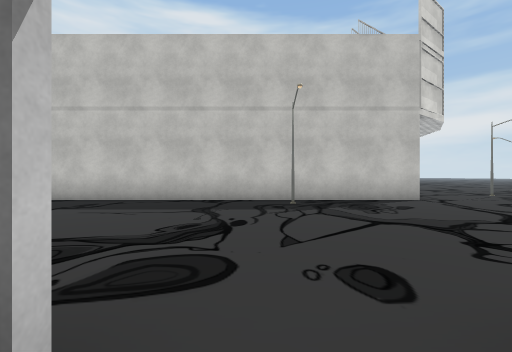
[1] (above)

24 first-person views from a walk through a scene from a Unity 3-D project. The camera is 1.2 m above the floor, looks level and sees 90° across. Doors are open. The floor is counted in squares, 2 m on a side. Each view is taken from the middle of a square. On the plan, view 1 faces up. The plan holds only what a view shows up to about 9 squares ahead; the rest is blank. The place goes on beyond the plan. The player character is not drawn. Some surface patterns are stand-ins.

[2]
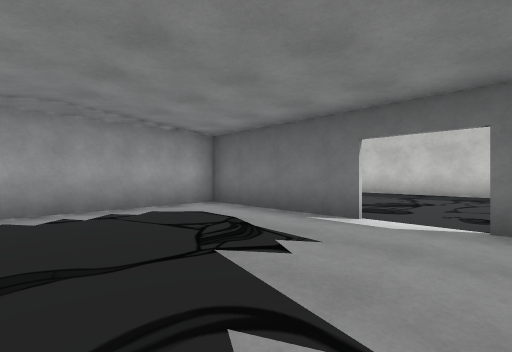

[3]
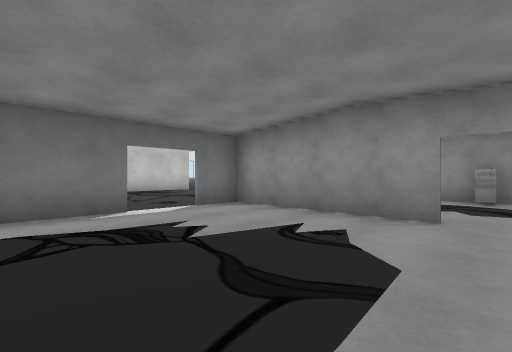

[4]
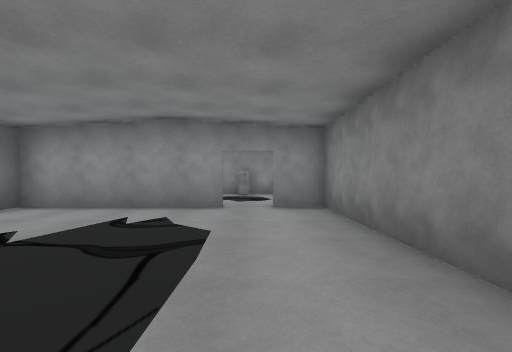

[5]
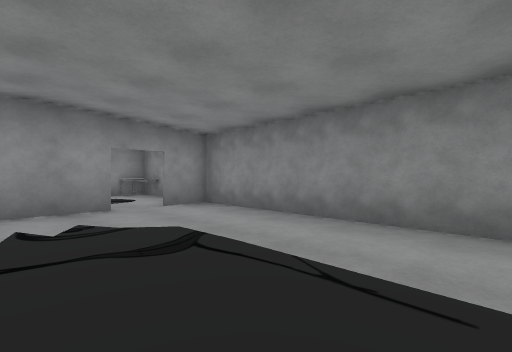

[6]
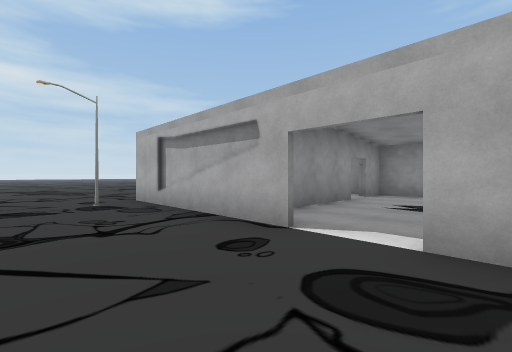

[7]
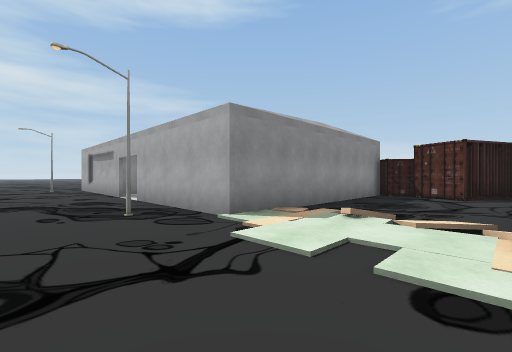

[8]
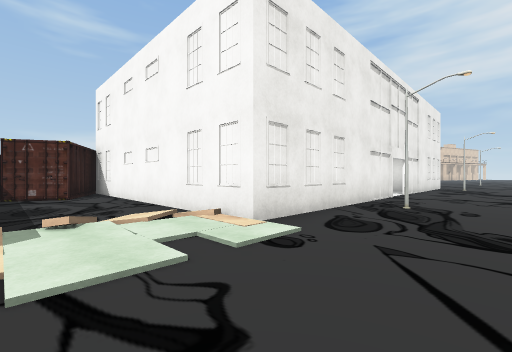

[9]
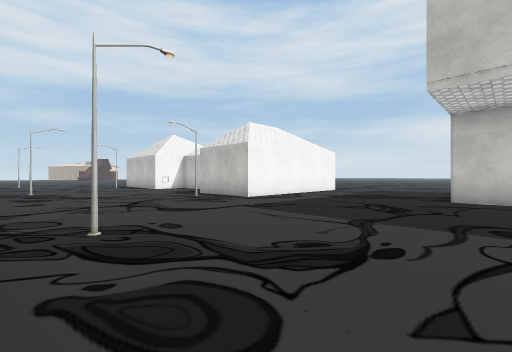

[10]
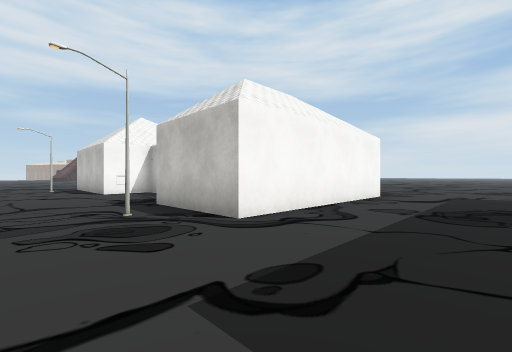

[11]
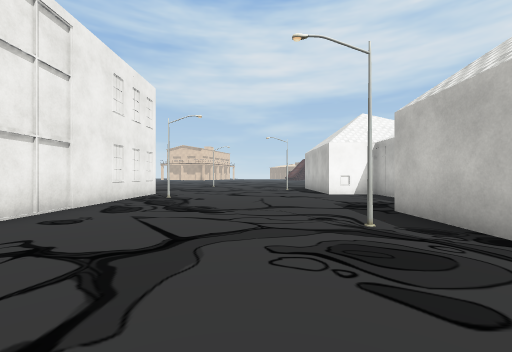

[12]
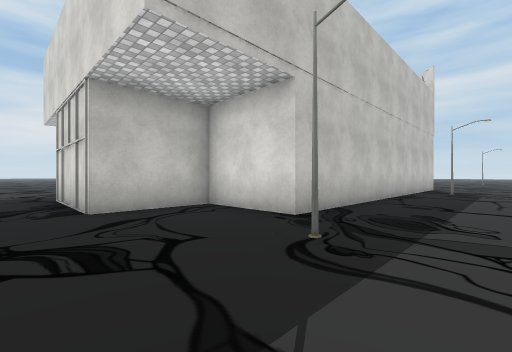

[13]
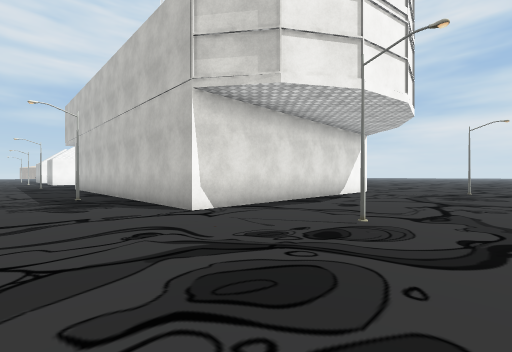

[14]
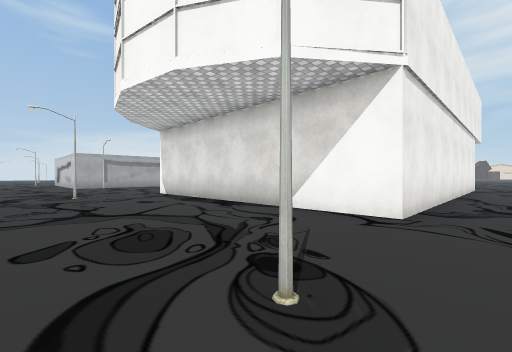

[15]
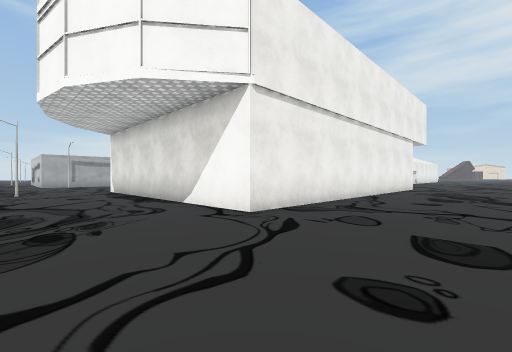

[16]
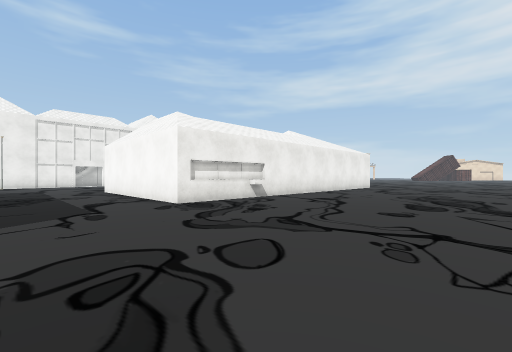

[17]
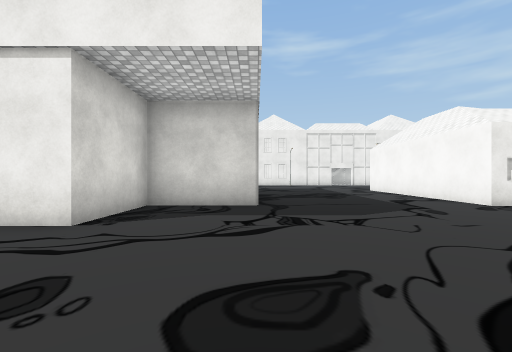

[18]
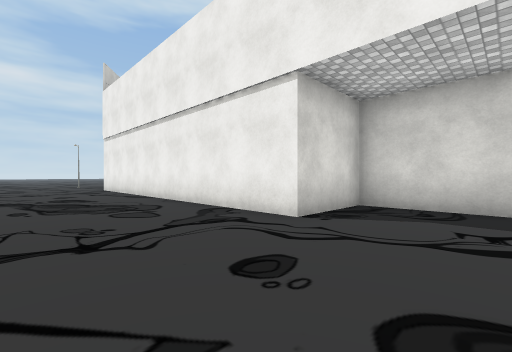

[19]
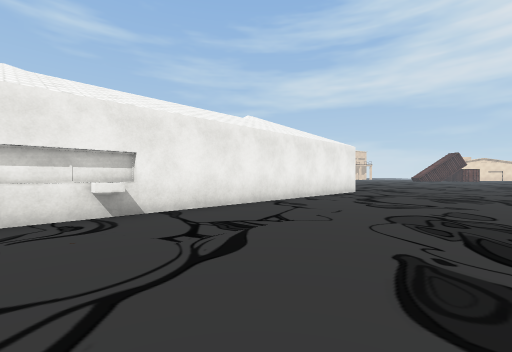

[20]
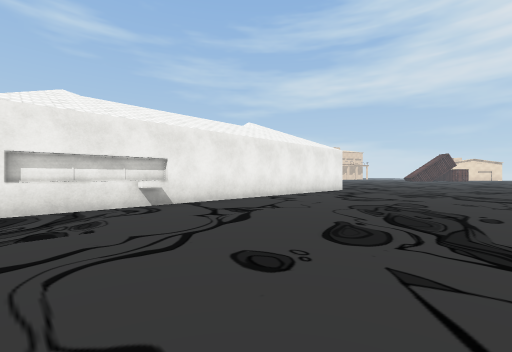

[21]
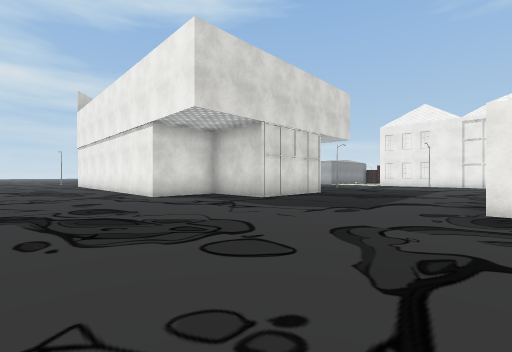

[22]
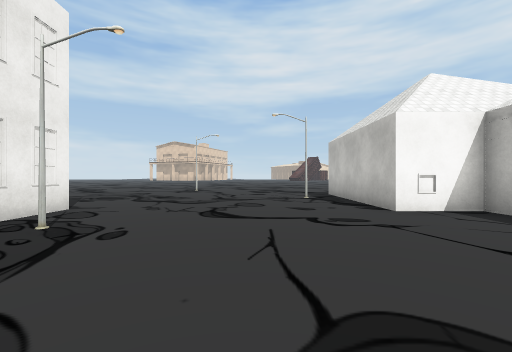

[23]
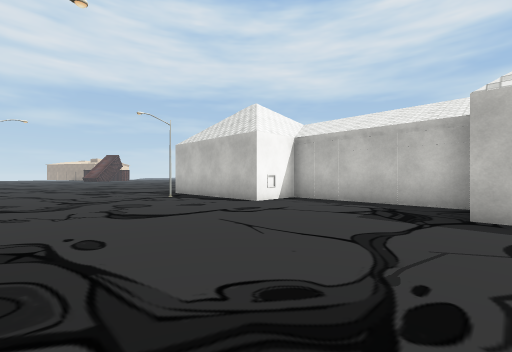

[24]
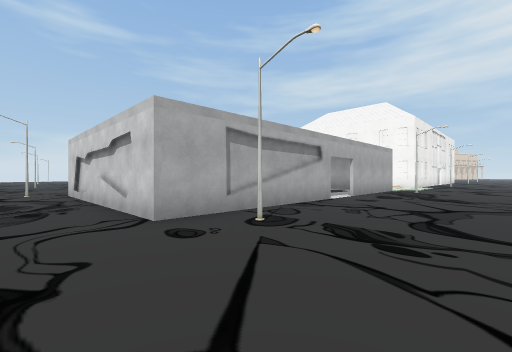

### Floor plan
Points are (right, up) in squares from view 1. A wall is a line through its corners. A room is listed if a view was taken in it or the views show most of it. See-through windows are left out.
Room 1 (views 1, 2, 3, 4, 5)
walls: (-0.5, 0.5) (-3.5, 0.5); (1.9, -3.4) (1.9, 0.5) (0.8, 0.5); (-3, -5.3) (1.9, -5.3) (1.9, -4.3); (-4, 0.5) (-4, -3)
ways out: open door at (0, 1) to room 2; open door at (2, -4)
Room 2 (views 6, 7, 8, 9, 10, 11, 12, 13, 14, 15, 16, 17, 18, 19, 20, 21, 22, 23, 24)
walls: (-8, 8.6) (-8, 11.9) (-5.8, 11.9) (-5.8, 13.9) (4.1, 13.9) (4.1, 6.4) (-5.8, 6.4) (-5.8, 8.6) (-8, 8.6); (-3.6, 0.6) (-0.5, 0.6); (-15.5, 7.9) (-19.4, 7.9) (-19.4, 6.4) (-22.5, 6.4); (-12.9, 0.6) (-7.3, 0.6) (-7.3, -7.1); (0.8, 0.6) (5.4, 0.6); (-4.1, -5.4) (-4.1, 0.6); (-19.6, 0.6) (-14.4, 0.6); (-22.5, 11.9) (-12.7, 11.9) (-12.7, 6.4) (-15.5, 6.4)
low walls: (-15.4, 12.1) (-14.9, 12.1)
ways out: open door at (0, 1) to room 1; opening at (-21, 1.7); opening at (-5, -5); opening at (7, 2); open door at (-13.5, 1); open door at (4, 11)
objects: other object (-22, 5); other object (-18, 2); other object (-14, 5); other object (-10, 2); other object (-7, 5); other object (-6, -5); other object (-4, 1); other object (-3, 2); other object (1, 5); other object (5, 2); other object (7, 7); other object (7, 14)

Where each view was taken, in squares from view 1:
view 1: 0 up, 0 right, facing up
view 2: 3 down, 1 right, facing up-left
view 3: 4 down, 2 left, facing up-right
view 4: 4 down, 3 left, facing right
view 5: 2 down, 3 left, facing down-right
view 6: 3 up, 1 left, facing down-right
view 7: 3 up, 7 left, facing down-right
view 8: 3 up, 5 left, facing down-left
view 9: 1 up, 7 left, facing up-left
view 10: 4 up, 10 left, facing up-left
view 11: 4 up, 11 left, facing left
view 12: 4 up, 9 left, facing up-right
view 13: 4 up, 8 right, facing up-left
view 14: 15 up, 8 right, facing down-left
view 15: 17 up, 7 right, facing down-left
view 16: 17 up, 10 left, facing down-left
view 17: 17 up, 8 left, facing down
view 18: 17 up, 8 left, facing down-right
view 19: 16 up, 14 left, facing down-left
view 20: 17 up, 13 left, facing down-left
view 21: 17 up, 13 left, facing down-right
view 22: 4 up, 15 left, facing left
view 23: 2 up, 15 left, facing up-left
view 24: 4 up, 7 right, facing down-left
